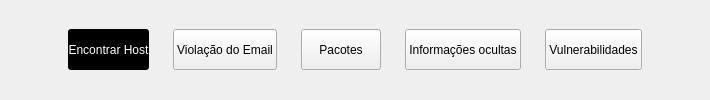
                  <widget class="QWidget" name="widget_14" native="true">
                   <layout class="QGridLayout" name="gridLayout_24">
                    <property name="leftMargin">
                     <number>0</number>
                    </property>
                    <property name="topMargin">
                     <number>0</number>
                    </property>
                    <property name="rightMargin">
                     <number>0</number>
                    </property>
                    <property name="bottomMargin">
                     <number>0</number>
                    </property>
                    <item row="0" column="0">
                     <layout class="QHBoxLayout" name="horizontalLayout_36">
                      <item>
                       <spacer name="horizontalSpacer_41">
                        <property name="orientation">
                         <enum>Qt::Horizontal</enum>
                        </property>
                        <property name="sizeHint" stdset="0">
                         <size>
                          <width>68</width>
                          <height>20</height>
                         </size>
                        </property>
                       </spacer>
                      </item>
                      <item>
                       <layout class="QHBoxLayout" name="horizontalLayout_35">
                        <item>
                         <widget class="QPushButton" name="button_info_host">
                          <property name="minimumSize">
                           <size>
                            <width>0</width>
                            <height>41</height>
                           </size>
                          </property>
                          <property name="maximumSize">
                           <size>
                            <width>16777215</width>
                            <height>41</height>
                           </size>
                          </property>
                          <property name="styleSheet">
                           <string notr="true">
QPushButton:hover{
color:white;
background-color:black;
border-radius:3px;
}

QPushButton:checked{
background-color:black;
color:white;
border-radius:3px;
}
</string>
                          </property>
                          <property name="text">
                           <string>Encontrar Host</string>
                          </property>
                          <property name="icon">
                           <iconset resource="../Dashboard.qrc">
                            <normaloff>:/Image/Icons/computer.png</normaloff>:/Image/Icons/computer.png</iconset>
                          </property>
                          <property name="iconSize">
                           <size>
                            <width>22</width>
                            <height>20</height>
                           </size>
                          </property>
                          <property name="checkable">
                           <bool>true</bool>
                          </property>
                          <property name="checked">
                           <bool>true</bool>
                          </property>
                          <property name="autoExclusive">
                           <bool>true</bool>
                          </property>
                         </widget>
                        </item>
                        <item>
                         <spacer name="horizontalSpacer_42">
                          <property name="orientation">
                           <enum>Qt::Horizontal</enum>
                          </property>
                          <property name="sizeHint" stdset="0">
                           <size>
                            <width>18</width>
                            <height>20</height>
                           </size>
                          </property>
                         </spacer>
                        </item>
                        <item>
                         <widget class="QPushButton" name="button_info_violacao_email">
                          <property name="minimumSize">
                           <size>
                            <width>0</width>
                            <height>41</height>
                           </size>
                          </property>
                          <property name="maximumSize">
                           <size>
                            <width>16777215</width>
                            <height>41</height>
                           </size>
                          </property>
                          <property name="styleSheet">
                           <string notr="true">
QPushButton:hover{
color:white;
background-color:black;
border-radius:3px;
}

QPushButton:checked{
background-color:black;
color:white;
border-radius:3px;
}
</string>
                          </property>
                          <property name="text">
                           <string>Violação do Email</string>
                          </property>
                          <property name="icon">
                           <iconset resource="../Dashboard.qrc">
                            <normaloff>:/Image/Icons/email.png</normaloff>:/Image/Icons/email.png</iconset>
                          </property>
                          <property name="checkable">
                           <bool>true</bool>
                          </property>
                          <property name="autoExclusive">
                           <bool>true</bool>
                          </property>
                         </widget>
                        </item>
                        <item>
                         <spacer name="horizontalSpacer_43">
                          <property name="orientation">
                           <enum>Qt::Horizontal</enum>
                          </property>
                          <property name="sizeHint" stdset="0">
                           <size>
                            <width>18</width>
                            <height>20</height>
                           </size>
                          </property>
                         </spacer>
                        </item>
                        <item>
                         <widget class="QPushButton" name="button_info_pacotes">
                          <property name="minimumSize">
                           <size>
                            <width>0</width>
                            <height>41</height>
                           </size>
                          </property>
                          <property name="maximumSize">
                           <size>
                            <width>16777215</width>
                            <height>41</height>
                           </size>
                          </property>
                          <property name="styleSheet">
                           <string notr="true">
QPushButton:hover{
color:white;
background-color:black;
border-radius:3px;
}

QPushButton:checked{
background-color:black;
color:white;
border-radius:3px;
}
</string>
                          </property>
                          <property name="text">
                           <string>Pacotes</string>
                          </property>
                          <property name="icon">
                           <iconset resource="../Dashboard.qrc">
                            <normaloff>:/Image/Icons/packets.png</normaloff>:/Image/Icons/packets.png</iconset>
                          </property>
                          <property name="checkable">
                           <bool>true</bool>
                          </property>
                          <property name="autoExclusive">
                           <bool>true</bool>
                          </property>
                         </widget>
                        </item>
                        <item>
                         <spacer name="horizontalSpacer_44">
                          <property name="orientation">
                           <enum>Qt::Horizontal</enum>
                          </property>
                          <property name="sizeHint" stdset="0">
                           <size>
                            <width>18</width>
                            <height>20</height>
                           </size>
                          </property>
                         </spacer>
                        </item>
                        <item>
                         <widget class="QPushButton" name="button_info_informacao">
                          <property name="minimumSize">
                           <size>
                            <width>0</width>
                            <height>41</height>
                           </size>
                          </property>
                          <property name="maximumSize">
                           <size>
                            <width>16777215</width>
                            <height>41</height>
                           </size>
                          </property>
                          <property name="styleSheet">
                           <string notr="true">
QPushButton:hover{
color:white;
background-color:black;
border-radius:3px;
}

QPushButton:checked{
background-color:black;
color:white;
border-radius:3px;
}
</string>
                          </property>
                          <property name="text">
                           <string>Informações ocultas</string>
                          </property>
                          <property name="icon">
                           <iconset resource="../Dashboard.qrc">
                            <normaloff>:/Image/Icons/eye.png</normaloff>:/Image/Icons/eye.png</iconset>
                          </property>
                          <property name="checkable">
                           <bool>true</bool>
                          </property>
                          <property name="autoExclusive">
                           <bool>true</bool>
                          </property>
                         </widget>
                        </item>
                        <item>
                         <spacer name="horizontalSpacer_45">
                          <property name="orientation">
                           <enum>Qt::Horizontal</enum>
                          </property>
                          <property name="sizeHint" stdset="0">
                           <size>
                            <width>18</width>
                            <height>20</height>
                           </size>
                          </property>
                         </spacer>
                        </item>
                        <item>
                         <widget class="QPushButton" name="button_info_vulnerabilidades">
                          <property name="minimumSize">
                           <size>
                            <width>0</width>
                            <height>41</height>
                           </size>
                          </property>
                          <property name="maximumSize">
                           <size>
                            <width>16777215</width>
                            <height>41</height>
                           </size>
                          </property>
                          <property name="styleSheet">
                           <string notr="true">QPushButton:hover{
color:white;
background-color:black;
border-radius:3px;
}
QPushButton:checked{
background-color:black;
color:white;
border-radius:3px;
}
</string>
                          </property>
                          <property name="text">
                           <string>Vulnerabilidades</string>
                          </property>
                          <property name="icon">
                           <iconset resource="../Dashboard.qrc">
                            <normaloff>:/Image/Icons/internet.png</normaloff>:/Image/Icons/internet.png</iconset>
                          </property>
                          <property name="checkable">
                           <bool>true</bool>
                          </property>
                          <property name="autoExclusive">
                           <bool>true</bool>
                          </property>
                         </widget>
                        </item>
                       </layout>
                      </item>
                      <item>
                       <spacer name="horizontalSpacer_46">
                        <property name="orientation">
                         <enum>Qt::Horizontal</enum>
                        </property>
                        <property name="sizeHint" stdset="0">
                         <size>
                          <width>68</width>
                          <height>20</height>
                         </size>
                        </property>
                       </spacer>
                      </item>
                     </layout>
                    </item>
                   </layout>
                  </widget>
